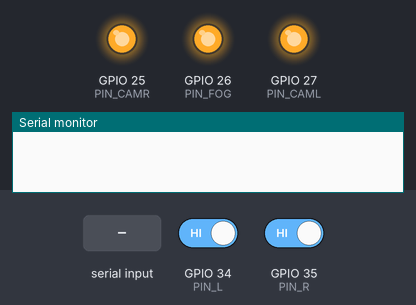
This sketch was run on a simulated ESP32. Parts: output pins drawn as LEDs (lit = HIGH), the last lines printed to the serial monitor. Inputs (shaded band) come from the test bench; at power-on: GPIO 34 (PIN_L) HIGH, GPIO 35 (PIN_R) HIGH.

Above: at 1.2 s.
1.3 s: GPIO 34 (PIN_L) driven LOW
At 1.8 s:
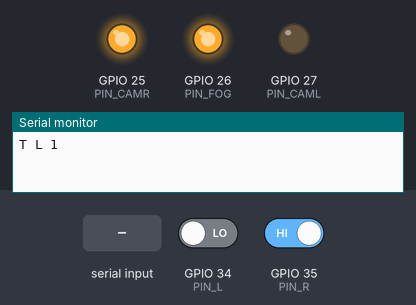
2.8 s: GPIO 35 (PIN_R) driven LOW
4.5 s: "GET\n" received over Serial
6.0 s: "PING\n" received over Serial
7.5 s: "AUTOCAM 90\n" received over Serial
Timing chart, 0 to 10.0 s (numbered marks = the images above; inputs shaded):
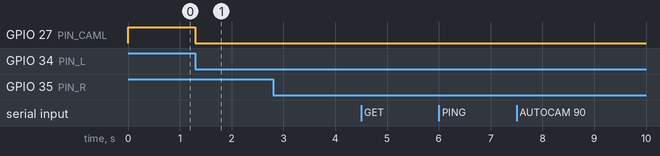

Measured:
- after the input at 1.3 s, GPIO 27 (PIN_CAML): HIGH → LOW at once

The sketch:

ridgeline_io.ino
```cpp
// Ridgeline IO - ESP32 (ESP-WROOM-32 dev board) <-> radio over USB serial, 115200 8N1, ASCII lines.
//
//  Radio -> ESP32          ESP32 -> radio
//  SET FOG|CAML|CAMR 0|1   HELLO ridgeline-io 1        (every 3 s)
//  AUTOCAM 0|1             T L|R 1|0                    (blinker active/ended; repeated every 500 ms while active)
//  GET                     ACK <channel> <0|1>
//  PING                    STATE FOG=0 CAML=0 CAMR=0 L=0 R=0 AUTOCAM=1
//                          PONG
//
// Everything powers up OFF. 12 V signals NEVER go to a GPIO directly: use an opto-isolator board.
// See ../docs/esp32.md for wiring.

// ---- pins (avoid strapping/boot-noisy pins 0,2,5,12,14,15) ----
const int PIN_FOG  = 26;   // relay IN: fog lights
const int PIN_CAML = 27;   // relay IN: left side camera power/select
const int PIN_CAMR = 25;   // relay IN: right side camera power/select
const int PIN_L    = 34;   // blinker sense, LEFT  (input-only pin: needs external 10k pull-up to 3V3)
const int PIN_R    = 35;   // blinker sense, RIGHT (same)

const bool RELAY_ACTIVE_LOW = true;   // most 5 V relay boards: LOW = relay ON. Set false if yours is the opposite.
const uint32_t HOLD_MS = 1200;        // blinker counts as "on" until this long after the last flash
const uint32_t REPEAT_MS = 500;

bool fog = false, camL = false, camR = false, autoCam = true;
uint32_t lastL = 0, lastR = 0, lastRepeat = 0, lastHello = 0;
bool actL = false, actR = false;
String rx;

void relay(int pin, bool on) { digitalWrite(pin, (on ^ RELAY_ACTIVE_LOW) ? HIGH : LOW); }

void initRelay(int pin) {
  pinMode(pin, OUTPUT);
  relay(pin, false);
}

void ack(const char* name, bool v) { Serial.print("ACK "); Serial.print(name); Serial.print(' '); Serial.println(v ? 1 : 0); }

void state() {
  Serial.printf("STATE FOG=%d CAML=%d CAMR=%d L=%d R=%d AUTOCAM=%d\n", fog, camL, camR, actL, actR, autoCam);
}

void setChannel(const String& ch, bool v) {
  if (ch == "FOG")       { fog  = v; relay(PIN_FOG,  v); ack("FOG", v); }
  else if (ch == "CAML") { camL = v; relay(PIN_CAML, v); ack("CAML", v); }
  else if (ch == "CAMR") { camR = v; relay(PIN_CAMR, v); ack("CAMR", v); }
}

void handleLine(String s) {
  s.trim(); s.toUpperCase();
  if (s.startsWith("SET ")) {
    int sp = s.indexOf(' ', 4);
    if (sp > 0) setChannel(s.substring(4, sp), s.substring(sp + 1).toInt() != 0);
  } else if (s.startsWith("AUTOCAM ")) { autoCam = s.substring(8).toInt() != 0; ack("AUTOCAM", autoCam); }
  else if (s == "GET")  state();
  else if (s == "PING") Serial.println("PONG");
}

void reportBlinker(char side, bool on) { Serial.printf("T %c %d\n", side, on ? 1 : 0); }

void setup() {
  initRelay(PIN_FOG); initRelay(PIN_CAML); initRelay(PIN_CAMR);
  pinMode(PIN_L, INPUT);
  pinMode(PIN_R, INPUT);
  Serial.begin(115200);
  rx.reserve(64);
}

void loop() {
  uint32_t now = millis();

  // blinker sense: opto output pulls the pin LOW while that side's lamp circuit is energised
  if (digitalRead(PIN_L) == LOW) lastL = now ? now : 1;
  if (digitalRead(PIN_R) == LOW) lastR = now ? now : 1;
  bool newL = lastL && (now - lastL < HOLD_MS);
  bool newR = lastR && (now - lastR < HOLD_MS);

  if (newL != actL) {
    actL = newL; reportBlinker('L', actL); lastRepeat = now;
    if (autoCam && !actR) { camL = actL; relay(PIN_CAML, camL); }   // hazards (both) -> no camera
  }
  if (newR != actR) {
    actR = newR; reportBlinker('R', actR); lastRepeat = now;
    if (autoCam && !actL) { camR = actR; relay(PIN_CAMR, camR); }
  }
  if ((actL || actR) && now - lastRepeat >= REPEAT_MS) {
    lastRepeat = now;
    if (actL) reportBlinker('L', true);
    if (actR) reportBlinker('R', true);
  }

  if (now - lastHello >= 3000) { lastHello = now; Serial.println("HELLO ridgeline-io 1"); }

  while (Serial.available()) {
    char c = Serial.read();
    if (c == '\n') { handleLine(rx); rx = ""; }
    else if (rx.length() < 60) rx += c;
  }
}
```
